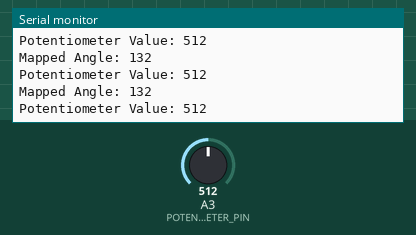
Bench run of a sketch on a simulated Arduino Uno, built with avr-gcc and run on an emulated ATmega328P. Shown: the last lines printed to the serial monitor. The inputs (shaded band) are chosen by the test bench; at power-on: A3 (POTENTIOMETER_PIN) = 512.

Above: at 1.2 s.
1.3 s: A3 (POTENTIOMETER_PIN) set to 404
At 1.36 s:
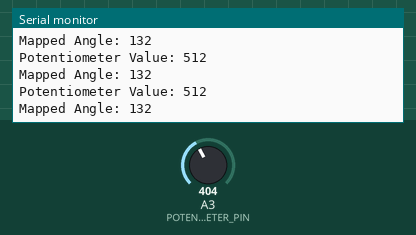
4.3 s: A3 (POTENTIOMETER_PIN) set to 373
At 4.36 s:
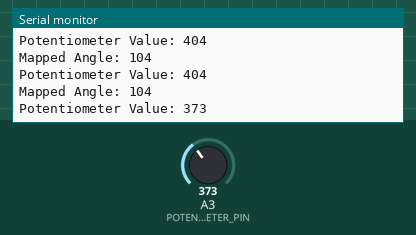
7.3 s: A3 (POTENTIOMETER_PIN) set to 989
At 7.35 s:
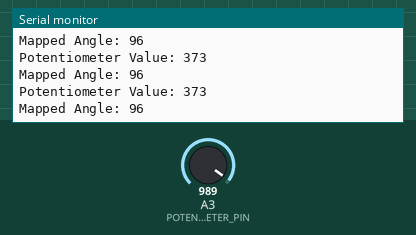
8.8 s: A3 (POTENTIOMETER_PIN) set to 1011
At 8.81 s:
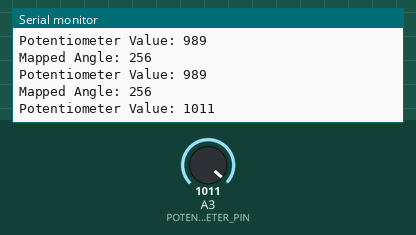
Timing chart, 0 to 11.3 s (numbered marks = the images above; inputs shaded):
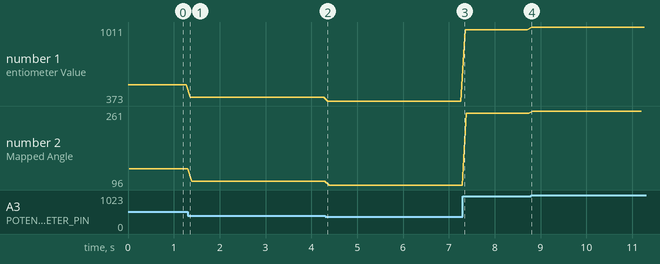

Measured:
- the behaviour switches between 387 and 386 on A3 (POTENTIOMETER_PIN) (found by bisection; images 1 and 2)
- the behaviour switches between 999 and 1000 on A3 (POTENTIOMETER_PIN) (found by bisection; images 3 and 4)
- after the input at 4.3 s, the serial monitor: prints a new line after 0.06 s (image 2)
- after the input at 8.8 s, the serial monitor: prints a new line at once (image 4)
- plotted number 1: 512 → 404 after the input at 1.3 s, 404 → 373 after the input at 4.3 s, 373 → 989 after the input at 7.3 s, 989 → 1011 after the input at 8.8 s
- plotted number 2: 132 → 104 after the input at 1.3 s, 104 → 96 after the input at 4.3 s, 96 → 256 after the input at 7.3 s, 256 → 261 after the input at 8.8 s

The sketch:

Vex_Potentiometer.ino
```cpp
#define POTENTIOMETER_PIN A3  // Analog pin for potentiometer

void setup() {
    Serial.begin(9600);
}

void loop() {
    int potentiometerValue = analogRead(POTENTIOMETER_PIN); // Read potentiometer value (0-1023)

    // Map potentiometer value to range (0° to 265°)
    int angle = map(potentiometerValue, 0, 1023, 0, 265);

    // Print values to Serial Monitor
    Serial.print("Potentiometer Value: ");
    Serial.println(potentiometerValue);
    Serial.print("Mapped Angle: ");
    Serial.println(angle);

    delay(90);
}
```
